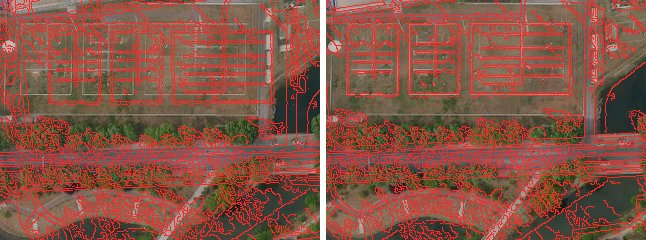

Reproduce this figure in Python.
import json, sys, numpy as np, cv2
from PIL import Image
Image.MAX_IMAGE_PIXELS=None
R='E:/Claude/三维南信大/'
c=json.load(open(R+'web/public/campus/campus.json',encoding='utf-8')); W,H=c['size']
orth=Image.open(R+'web/public/campus/ortho.jpg'); sx=orth.size[0]/W
off=Image.open(R+'data/official/official_local.jpg'); m=json.load(open(R+'data/official/official_local_meta.json')); q=1/m['m_per_px']
x0,z0,x1,z1,dx,dz=map(float,sys.argv[1:7]); k=2
size=(int((x1-x0)*k),int((z1-z0)*k))
a=np.asarray(orth.crop((int((x0+W/2)*sx),int((z0+H/2)*sx),int((x1+W/2)*sx),int((z1+H/2)*sx))).resize(size)).astype(np.float32)
def offc(dx,dz): return np.asarray(off.crop((int((x0+dx-m['x0'])*q),int((z0+dz-m['z0'])*q),int((x1+dx-m['x0'])*q),int((z1+dz-m['z0'])*q))).resize(size)).astype(np.float32)
outs=[]
for (ddx,ddz) in [(0,0),(dx,dz)]:
    b=offc(ddx,ddz); e=cv2.Canny(b.astype(np.uint8),80,160)
    blend=(a*0.75).copy(); blend[e>0]=[255,40,40]
    outs.append(blend.astype(np.uint8))
out=np.concatenate([outs[0],np.full((size[1],6,3),255,np.uint8),outs[1]],1)
Image.fromarray(out).save(R+'data/raw/v05/shiftview.jpg',quality=85); print(out.shape)
